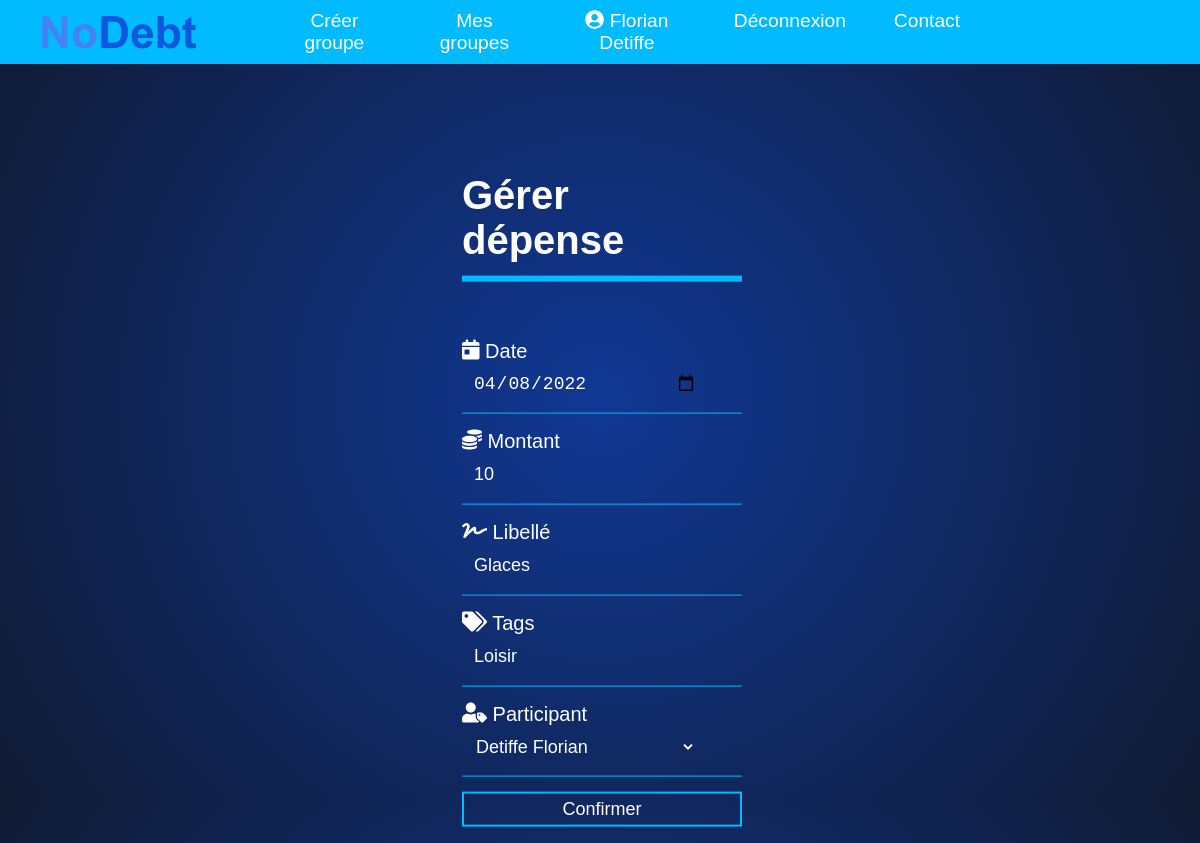
Screenshot of /addExp.php?gid=4&did=4 (signed in) with the database file from the repository.
### tables this page shows
CREATE TABLE `Depense` (
  `did` int(11) NOT NULL,
  `date` date DEFAULT NULL,
  `montant` int(11) DEFAULT NULL,
  `libelle` varchar(50) DEFAULT NULL,
  `gid` int(11) NOT NULL,
  `uid` int(11) NOT NULL,
  `tag` text
);

CREATE TABLE `Utilisateur` (
  `uid` int(11) NOT NULL,
  `courriel` varchar(256) NOT NULL,
  `nom` text,
  `prenom` text,
  `motPasse` text,
  `estActif` tinyint(1) DEFAULT NULL
);

### php/db_depense.inc.php (called while the page is built, shortened)
<?php
class DepenseRepository {
    public function getDepenseById($did) {
        $result  = null;
        try {
            $bdd = DBLink::connect2db(MYDB, $message);
            $stmt = $bdd->prepare("SELECT * FROM ".self::TABLE_NAME." WHERE did = :did");
            $stmt->bindValue(':did', $did);
            if ($stmt->execute()){
                $result = $stmt->fetchObject("Depense\Depense");
            }
        } catch(PDOException $e) {}
        return $result;
    }
}

### php/db_utilisateur.inc.php (called while the page is built, shortened)
<?php
class UtilisateurRepository {
    public function getUtilisateurById($uid) {
        $result = null;
        try {
            $bdd = DBLink::connect2db(MYDB, $message);
            $stmt = $bdd->prepare("SELECT * FROM " . self::TABLE_NAME . " WHERE uid = :uid");
            $stmt->bindValue(':uid', $uid);
            if ($stmt->execute()) {
                $result = $stmt->fetchObject("Utilisateur\Utilisateur");
            } else {
                $message .= 'Une erreur système est survenue.<br> Veuillez essayer à nouveau plus tard ou contactez l\'administrateur du site. (Code erreur: ' . $stmt->errorCode() . ')<br>';
            }
        } catch (PDOException $e) {
            $message .= $e->getMessage() . '<br>';
        }
        return $result;
    }
}

### addExp.php (the view, shortened to what this page needs)
<?php
require_once 'php/db_utilisateur.inc.php';
require_once 'php/db_depense.inc.php';
$utilisateurRepository = new UtilisateurRepository();
$utilisateur = $utilisateurRepository->getUtilisateurById($_SESSION['uid']);
$depenseRepository = new DepenseRepository();
$d = null;
if (isset($_GET['did'])) {
    $d = $depenseRepository->getDepenseById($_GET['did']);
}
$minDate = date("Y-m-d");
include("inc/header.inc.php");
?>
<main>
    <section>
        <form method="post">
            <fieldset class="fieldset-box">
                <h1>
                    Gérer dépense
                </h1>
                <section class="textbox">
                    <i class="fas fa-calendar-day"></i>
                    <label for="dateDep">Date</label>
                    <input name="date" type="date" id="dateDep"
                           value=<?php if (is_null($d)) echo $minDate; else echo $d->date; ?> min="<?php echo $minDate ?>"
                           required>
                </section>
                <section class="textbox">
                    <i class="fas fa-coins"></i>
                    <label for="montantDep">Montant</label>
                    <input name="montant" type="number" min="0" step="0.01" id="montantDep" placeholder="Montant"
                           required value="<?php if (!is_null($d)) echo $d->montant ?>">
                </section>
                <section class="textbox">
                    <i class="fas fa-signature"></i>
                    <label for="libelleDep">Libellé</label>
                    <input name="libelle" id="libelleDep" placeholder="Libellé" required
                           value="<?php if (!is_null($d)) echo $d->libelle ?>">
                </section>
                <section class="textbox">
                    <i class="fas fa-tags"></i>
                    <label for="tagsDep">Tags</label>
                    <input name="tag" id="tagsDep" placeholder="Tags" value="<?php if (!is_null($d)) echo $d->tag ?>">
                </section>
                <section class="textbox">
                    <i class="fas fa-user-tag"></i>
                    <label for="particiDep">Participant</label>
                    <select id="particiDep" name="uid" required>
                        <?php
                        if (is_null($d)) {
                            echo '<option selected
                                value="'. $utilisateur->uid .'">'. $utilisateur->nom . ' ' . $utilisateur->prenom .'</option>';
                        } else {
                            $utilisateurDepense = $utilisateurRepository->getUtilisateurById($d->uid);
                            echo '<option selected
                                value="'. $utilisateurDepense->uid .'">'. $utilisateurDepense->nom . ' ' . $utilisateurDepense->prenom .'</option>';
                        }
                        ?>
                    </select>
                </section>
                <input class="btn" type="submit" name="submitBtn" value="Confirmer">
            </fieldset>
        </form>
    </section>
</main>
</body>
</html>

### css/styles.css (style rules this page uses)
html, .textbox input, textarea { color: white; }
body { margin: 0; padding: 0; height: 100vh; font-family: sans-serif; background: radial-gradient(circle, rgba(16,56,148,1) 0%, rgba(16,27,51,1) 100%); }
nav a:hover, .textbox select option { color: black; }
.fieldset-box { margin-top: 50px; width: 280px; position: absolute; top: 27em; left: 50%; transform: translate(-50%, -50%); color: white; border: 0; }
.fieldset-box h1 { float: left; font-size: 40px; border-bottom: 6px solid #00BBFF; margin-bottom: 50px; padding: 13px 0; }
.textbox { width: 100%; overflow: hidden; font-size: 20px; padding: 8px 0; margin: 8px 0; border-bottom: 1px solid #00BBFF; }
.textbox input, select { border: none; outline: none; background: none; font-size: 18px; width: 80%; margin: 10px; color: white; }
.textbox input::placeholder { color: rgba(255, 255, 255, 0.8); }
.btn { width: 100%; background: none; border: 2px solid #00BBFF; color: white; padding: 5px; font-size: 18px; cursor: pointer; margin: 7px 0; transition: border-radius ease-in-out 200ms; }

### rows the page displays
depense: date "04/08/2022", montant "10", libelle "Glaces", tag "Loisir"
utilisateur: uid "Detiffe Florian"

### other values shown
$_SESSION['prenom'] "Florian"
$_SESSION['nom'] "Detiffe"
